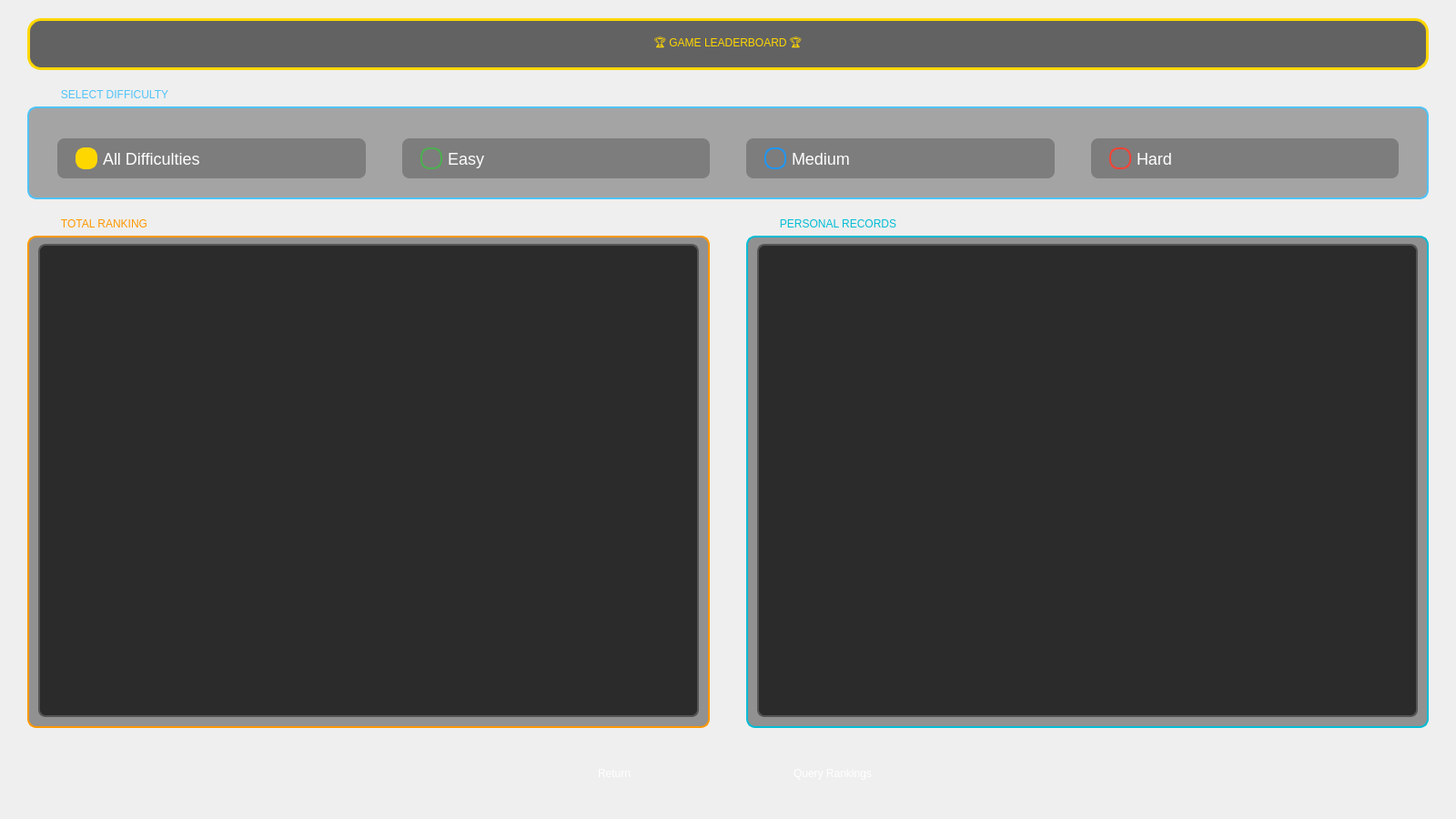
<?xml version="1.0" encoding="UTF-8"?>
<ui version="4.0">
 <class>rankListPage</class>
 <widget class="QWidget" name="rankListPage">
  <property name="geometry">
   <rect>
    <x>0</x>
    <y>0</y>
    <width>1600</width>
    <height>900</height>
   </rect>
  </property>
  <property name="minimumSize">
   <size>
    <width>1200</width>
    <height>700</height>
   </size>
  </property>
  <property name="windowTitle">
   <string>Game Rankings</string>
  </property>
  <property name="styleSheet">
   <string notr="true">QWidget {
    background: qlineargradient(x1:0, y1:0, x2:1, y2:1,
    stop:0 #0a0a2a, stop:0.5 #1a1a3a, stop:1 #0a0a2a);
    color: white;
    font-family: 'Smiley Sans';
}</string>
  </property>
  <layout class="QVBoxLayout" name="verticalLayout">
   <property name="spacing">
    <number>20</number>
   </property>
   <property name="leftMargin">
    <number>30</number>
   </property>
   <property name="topMargin">
    <number>20</number>
   </property>
   <property name="rightMargin">
    <number>30</number>
   </property>
   <property name="bottomMargin">
    <number>20</number>
   </property>
   <item>
    <widget class="QLabel" name="titleLabel">
     <property name="styleSheet">
      <string notr="true">QLabel {
    font: bold 40px 'Smiley Sans';
    color: #FFD700;
    padding: 15px;
    background: rgba(0, 0, 0, 150);
    border-radius: 15px;
    border: 3px solid #FFD700;
}</string>
     </property>
     <property name="text">
      <string>🏆 GAME LEADERBOARD 🏆</string>
     </property>
     <property name="alignment">
      <set>Qt::AlignmentFlag::AlignCenter</set>
     </property>
    </widget>
   </item>
   <item>
    <widget class="QGroupBox" name="difficultyGroupBox">
     <property name="styleSheet">
      <string notr="true">QGroupBox {
    font: bold 22px 'Smiley Sans';
    color: #4FC3F7;
    border: 2px solid #4FC3F7;
    border-radius: 10px;
    margin-top: 20px;
    padding-top: 15px;
    background: rgba(0, 0, 0, 80);
}
QGroupBox::title {
    subcontrol-origin: margin;
    left: 20px;
    padding: 0 15px 0 15px;
}</string>
     </property>
     <property name="title">
      <string>SELECT DIFFICULTY</string>
     </property>
     <property name="alignment">
      <set>Qt::AlignmentFlag::AlignCenter</set>
     </property>
     <layout class="QHBoxLayout" name="horizontalLayout">
      <property name="spacing">
       <number>40</number>
      </property>
      <property name="leftMargin">
       <number>30</number>
      </property>
      <property name="topMargin">
       <number>35</number>
      </property>
      <property name="rightMargin">
       <number>30</number>
      </property>
      <property name="bottomMargin">
       <number>20</number>
      </property>
      <item>
       <widget class="QRadioButton" name="allRadio">
        <property name="styleSheet">
         <string notr="true">QRadioButton {
    color: white;
    font-size: 18px;
    padding: 10px 20px;
    border-radius: 8px;
    background: rgba(0, 0, 0, 60);
}
QRadioButton:hover {
    background: rgba(255, 215, 0, 0.2);
}
QRadioButton::indicator {
    width: 20px;
    height: 20px;
}
QRadioButton::indicator::unchecked {
    border: 2px solid #FFD700;
    border-radius: 10px;
}
QRadioButton::indicator::checked {
    border: 2px solid #FFD700;
    border-radius: 10px;
    background-color: #FFD700;
}</string>
        </property>
        <property name="text">
         <string>All Difficulties</string>
        </property>
        <property name="checked">
         <bool>true</bool>
        </property>
       </widget>
      </item>
      <item>
       <widget class="QRadioButton" name="easyRadio">
        <property name="styleSheet">
         <string notr="true">QRadioButton {
    color: white;
    font-size: 18px;
    padding: 10px 20px;
    border-radius: 8px;
    background: rgba(0, 0, 0, 60);
}
QRadioButton:hover {
    background: rgba(76, 175, 80, 0.2);
}
QRadioButton::indicator {
    width: 20px;
    height: 20px;
}
QRadioButton::indicator::unchecked {
    border: 2px solid #4CAF50;
    border-radius: 10px;
}
QRadioButton::indicator::checked {
    border: 2px solid #4CAF50;
    border-radius: 10px;
    background-color: #4CAF50;
}</string>
        </property>
        <property name="text">
         <string>Easy</string>
        </property>
       </widget>
      </item>
      <item>
       <widget class="QRadioButton" name="mediumRadio">
        <property name="styleSheet">
         <string notr="true">QRadioButton {
    color: white;
    font-size: 18px;
    padding: 10px 20px;
    border-radius: 8px;
    background: rgba(0, 0, 0, 60);
}
QRadioButton:hover {
    background: rgba(33, 150, 243, 0.2);
}
QRadioButton::indicator {
    width: 20px;
    height: 20px;
}
QRadioButton::indicator::unchecked {
    border: 2px solid #2196F3;
    border-radius: 10px;
}
QRadioButton::indicator::checked {
    border: 2px solid #2196F3;
    border-radius: 10px;
    background-color: #2196F3;
}</string>
        </property>
        <property name="text">
         <string>Medium</string>
        </property>
       </widget>
      </item>
      <item>
       <widget class="QRadioButton" name="hardRadio">
        <property name="styleSheet">
         <string notr="true">QRadioButton {
    color: white;
    font-size: 18px;
    padding: 10px 20px;
    border-radius: 8px;
    background: rgba(0, 0, 0, 60);
}
QRadioButton:hover {
    background: rgba(244, 67, 54, 0.2);
}
QRadioButton::indicator {
    width: 20px;
    height: 20px;
}
QRadioButton::indicator::unchecked {
    border: 2px solid #F44336;
    border-radius: 10px;
}
QRadioButton::indicator::checked {
    border: 2px solid #F44336;
    border-radius: 10px;
    background-color: #F44336;
}</string>
        </property>
        <property name="text">
         <string>Hard</string>
        </property>
       </widget>
      </item>
     </layout>
    </widget>
   </item>
   <item>
    <layout class="QHBoxLayout" name="rankLayout">
     <property name="spacing">
      <number>40</number>
     </property>
     <item>
      <widget class="QGroupBox" name="totalRankGroup">
       <property name="styleSheet">
        <string notr="true">QGroupBox {
    font: bold 26px 'Smiley Sans';
    color: #FF9800;
    border: 2px solid #FF9800;
    border-radius: 10px;
    margin-top: 20px;
    padding-top: 15px;
    background: rgba(0, 0, 0, 100);
}
QGroupBox::title {
    subcontrol-origin: margin;
    left: 20px;
    padding: 0 15px 0 15px;
}</string>
       </property>
       <property name="title">
        <string>TOTAL RANKING</string>
       </property>
       <layout class="QVBoxLayout" name="verticalLayout_2">
        <property name="spacing">
         <number>0</number>
        </property>
        <item>
         <widget class="QTextBrowser" name="ranklist">
          <property name="styleSheet">
           <string notr="true">QTextBrowser {
    background: rgba(0, 0, 0, 180);
    border: 2px solid #555;
    border-radius: 8px;
    padding: 15px;
    color: #E0E0E0;
    font-size: 16px;
    font-family: 'Consolas', monospace;
}
QScrollBar:vertical {
    background: rgba(0, 0, 0, 100);
    width: 12px;
    border-radius: 6px;
}
QScrollBar::handle:vertical {
    background: #FFD700;
    border-radius: 6px;
    min-height: 20px;
}</string>
          </property>
         </widget>
        </item>
       </layout>
      </widget>
     </item>
     <item>
      <widget class="QGroupBox" name="userRankGroup">
       <property name="styleSheet">
        <string notr="true">QGroupBox {
    font: bold 26px 'Smiley Sans';
    color: #00BCD4;
    border: 2px solid #00BCD4;
    border-radius: 10px;
    margin-top: 20px;
    padding-top: 15px;
    background: rgba(0, 0, 0, 100);
}
QGroupBox::title {
    subcontrol-origin: margin;
    left: 20px;
    padding: 0 15px 0 15px;
}</string>
       </property>
       <property name="title">
        <string>PERSONAL RECORDS</string>
       </property>
       <layout class="QVBoxLayout" name="verticalLayout_3">
        <property name="spacing">
         <number>0</number>
        </property>
        <item>
         <widget class="QTextBrowser" name="userRanklist">
          <property name="styleSheet">
           <string notr="true">QTextBrowser {
    background: rgba(0, 0, 0, 180);
    border: 2px solid #555;
    border-radius: 8px;
    padding: 15px;
    color: #E0E0E0;
    font-size: 16px;
    font-family: 'Smiley Sans',oblique;
}
QScrollBar:vertical {
    background: rgba(0, 0, 0, 100);
    width: 12px;
    border-radius: 6px;
}
QScrollBar::handle:vertical {
    background: #00BCD4;
    border-radius: 6px;
    min-height: 20px;
}</string>
          </property>
         </widget>
        </item>
       </layout>
      </widget>
     </item>
    </layout>
   </item>
   <item>
    <layout class="QHBoxLayout" name="buttonLayout">
     <property name="spacing">
      <number>50</number>
     </property>
     <item>
      <spacer name="horizontalSpacer">
       <property name="orientation">
        <enum>Qt::Orientation::Horizontal</enum>
       </property>
       <property name="sizeHint" stdset="0">
        <size>
         <width>40</width>
         <height>20</height>
        </size>
       </property>
      </spacer>
     </item>
     <item>
      <widget class="HoverButton" name="returnButton">
       <property name="minimumSize">
        <size>
         <width>180</width>
         <height>60</height>
        </size>
       </property>
       <property name="styleSheet">
        <string notr="true">QPushButton {
    background: qlineargradient(x1:0, y1:0, x2:1, y2:0,
    stop:0 #FF5722, stop:1 #FF9800);
    color: white;
    border: none;
    border-radius: 12px;
    font: bold 18px 'Smiley Sans';
    padding: 15px 30px;
}
QPushButton:hover {
    background: qlineargradient(x1:0, y1:0, x2:1, y2:0,
    stop:0 #FF8A65, stop:1 #FFB74D);
    border: 2px solid white;
}
QPushButton:pressed {
    background: qlineargradient(x1:0, y1:0, x2:1, y2:0,
    stop:0 #E64A19, stop:1 #F57C00);
}</string>
       </property>
       <property name="text">
        <string>Return</string>
       </property>
      </widget>
     </item>
     <item>
      <widget class="HoverButton" name="queryButton">
       <property name="minimumSize">
        <size>
         <width>200</width>
         <height>60</height>
        </size>
       </property>
       <property name="styleSheet">
        <string notr="true">QPushButton {
    background: qlineargradient(x1:0, y1:0, x2:1, y2:0,
    stop:0 #2196F3, stop:1 #00BCD4);
    color: white;
    border: none;
    border-radius: 12px;
    font: bold 18px 'Smiley Sans';
    padding: 15px 30px;
}
QPushButton:hover {
    background: qlineargradient(x1:0, y1:0, x2:1, y2:0,
    stop:0 #64B5F6, stop:1 #4DD0E1);
    border: 2px solid white;
}
QPushButton:pressed {
    background: qlineargradient(x1:0, y1:0, x2:1, y2:0,
    stop:0 #1976D2, stop:1 #0097A7);
}</string>
       </property>
       <property name="text">
        <string>Query Rankings</string>
       </property>
      </widget>
     </item>
     <item>
      <spacer name="horizontalSpacer_2">
       <property name="orientation">
        <enum>Qt::Orientation::Horizontal</enum>
       </property>
       <property name="sizeHint" stdset="0">
        <size>
         <width>40</width>
         <height>20</height>
        </size>
       </property>
      </spacer>
     </item>
    </layout>
   </item>
  </layout>
 </widget>
 <customwidgets>
  <customwidget>
   <class>HoverButton</class>
   <extends>QPushButton</extends>
   <header>hoverbutton.h</header>
  </customwidget>
 </customwidgets>
 <resources/>
 <connections/>
</ui>
